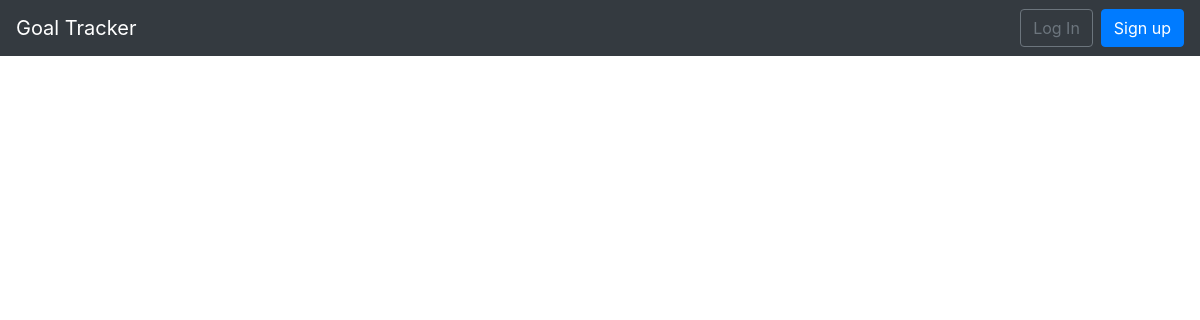
/goals/, run on an earlier commit of the app's database.
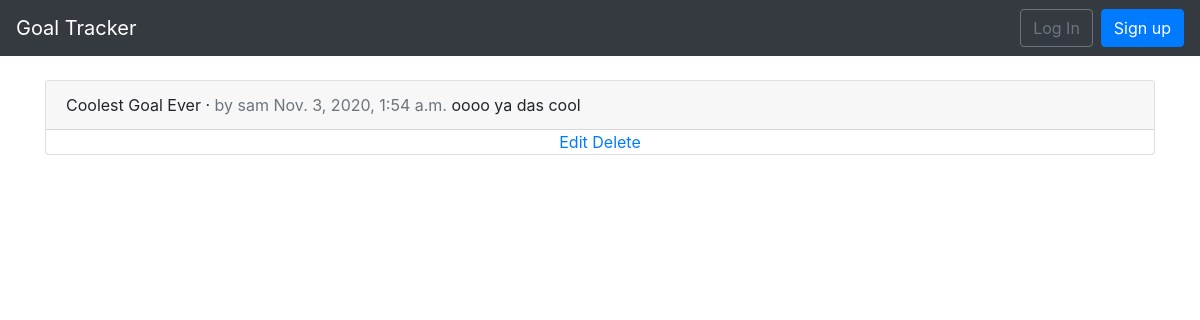
And on a later commit of the database.
### goals/models.py (models this page shows, shortened)
class Goal(models.Model):
    title = models.CharField(max_length=255)
    body = models.TextField()
    date = models.DateTimeField(auto_now_add=True)
    author = models.ForeignKey(
    get_user_model(),
    on_delete=models.CASCADE,
    )

### users/models.py (models this page shows)
class CustomUser(AbstractUser):
    age = models.PositiveIntegerField(null=True, blank=True)

### goals/views.py (the view)
# urls.py: path('',GoalListView.as_view(), name='goal_list'),
class GoalListView(ListView):
    model = Goal
    template_name = 'goal_list.html'

### templates/goal_list.html (shortened to what this page needs)
{% extends 'base.html' %}
{% block content %}
  {% for goal in object_list %}
    <div class="card">
      <div class="card-header">
        <span class="front-weight-bold">{{ goal.title }}</span> &middot;
        <span class="text-muted">by {{ goal.author }}
          {{ goal.date }}</span>
          {{ goal.body }}
        </div>
        <div class="card-foorter text-center text-muted">
          <a href="{% url 'goal_edit' goal.pk %}">Edit</a>
          <a href="{% url 'goal_delete' goal.pk %}">Delete</a>
        </div>
      </div>
      <br />
    {% endfor %}
  {% endblock content %}

### templates/base.html (shortened to what this page needs)
<!doctype html>
<html lang="en">
  <head>
    <link rel="stylesheet"
    href="https://stackpath.bootstrapcdn.com/bootstrap/4.1.3/css/bootstrap.min.css"
>
  </head>
  <body>
    <nav class="navbar navbar-expand-md navbar-dark bg-dark mb-4">
      <a class="navbar-brand" href="{% url 'home' %}">Goal Tracker</a>
    <div class="collapse navbar-collapse" id="navbarCollapse">
      {% if user.is_authenticated %}
        <ul class="navbar-nav ml-auto">
          <li class="nav-item">
            <a class="nav-link dropdown-toggle" href="#" id="userMenu"
              data-toggle="dropdown" aria-haspopup="true"
              aria-expanded="false">
              {{ user.username }}
            </a>
            <div class="dropdown-menu dropdown-menu-right"
              aria-labelledby="userMenu">
              <a class="dropdown-item"
              href="{% url 'password_change'%}">Change password</a>
              <div class="dropdown-divider"></div>
              <a class="dropdown-item" href="{% url 'logout' %}">
              Log Out</a>
            </div>
          </li>
        </ul>
      {% else %}
        <form class="form-inline ml-auto">
          <a href="{% url 'login' %}" class="btn btn-outline-secondary">
          Log In</a>
          <a href="{% url 'signup' %}" class="btn btn-primary ml-2">
          Sign up</a>
        </form>
      {% endif %}
    </div>
  </nav>
  <div class="container">
    {% block content %}
    {% endblock content %}
  </div>
  </body>
</html>

What changed in the data, as far as the page shows it:
added Goal: title "Coolest Goal Ever", author "sam", date "Nov. 3, 2020, 1:54 a.m.", body "oooo ya das cool"
